Frame 1 (no input): blank canvas, image omitted
Frame 60 (no input): blank canvas, image omitted
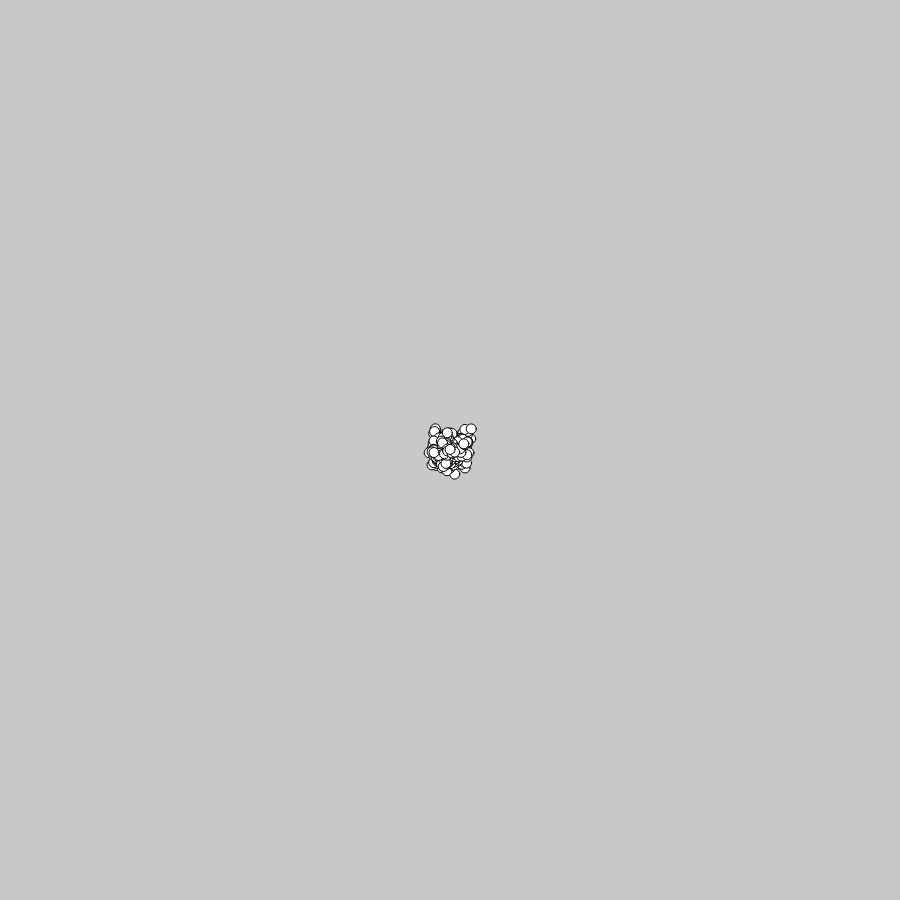
Frame 120 (the mouse pressed at the canvas centre since frame 60)

The p5.js sketch whose frames 1 and 60 were blank and that drew this single picture after the mouse press (run headless with seeded random() and noise() and a simulated clock; from frame 60 on, the mouse is pressed at the canvas centre):

// p5.js sketch
// ── sketch.js
var ps;

function setup() {
  createCanvas(900,900);
  ps = new ParticleSystem();
}

function draw() {
  if(mouseIsPressed){
    ps.addParticles(createVector(mouseX, mouseY),10);
  }
  background(200);
  ps.draw();
}

function mousePressed(){

}

// ── particle.js
function Particle() {
  this.setup = function (pos){
    this.pos = pos.copy();
    this.vel = createVector(0,0);
    this.acc = createVector(0,0);
    this.size = 10;
    this.age = 1000;
    this.isDead = false;
    this.friction = 0.9;
  };

  this.applyForce = function(force) {
    this.acc = force.copy();
  };

  this.update = function () {
    this.age --;
    if (this.age <= 0){
      this.isDead = true;
    }
    this.vel.add(this.acc);
    this.pos.add(this.vel);
    this.acc.mult(0);
    this.vel.mult(this.friction);
  };

  this.draw = function(){
    fill(255);
    ellipse(this.pos.x, this.pos.y, this.size, this.size);
  }
}

// ── particleSystem.js
function ParticleSystem(){
  this.particles = [];

  this.addParticles = function (pos, numberOfParticles) {
    for (i = 0; i < numberOfParticles; i++){
      var p = new Particle();
      var pos = createVector (pos.x + random(-5,5), pos.y + random(-5,5));

      p.setup(pos);

      /*var force = createVector( random(-0.5, 0.5), random(-0.5, 0.5));
      p.applyForce(force);
      */
      //this.particle[i] = p;
      //similar to
      this.particles.push(p);
    }
  }

  this.dontTouch = function(){
    for ( var i = 0; i < this.particles.length; i++){
      var ip = this.particles[i];
      for ( var j = this.particles.length - 1; j > i; j--){
        //console.log("me"+i+ "friend" + j)
        var jp = this.particles[j];
        var distance = jp.pos.dist(jp.pos);
        if (distance < (ip.size + jp.size)){
          var f1 = ip.pos.copy().sub(jp.pos).mult(0.001);
          var f2 = ip.pos.copy().sub(jp.pos).mult(-0.001);
          jp.applyForce(f1);
          jp.applyForce(f2);
        }
      }
    }
  }

    this.draw = function () {
      for (i = 0; i < this.particles.length; i++){

        if(this.particles[i].isDead){
          this.particles.slice(i,1);
        } else {
          this.particles[i].update();
          this.particles[i].draw();
        }
      }
      this.dontTouch();
    }
}
